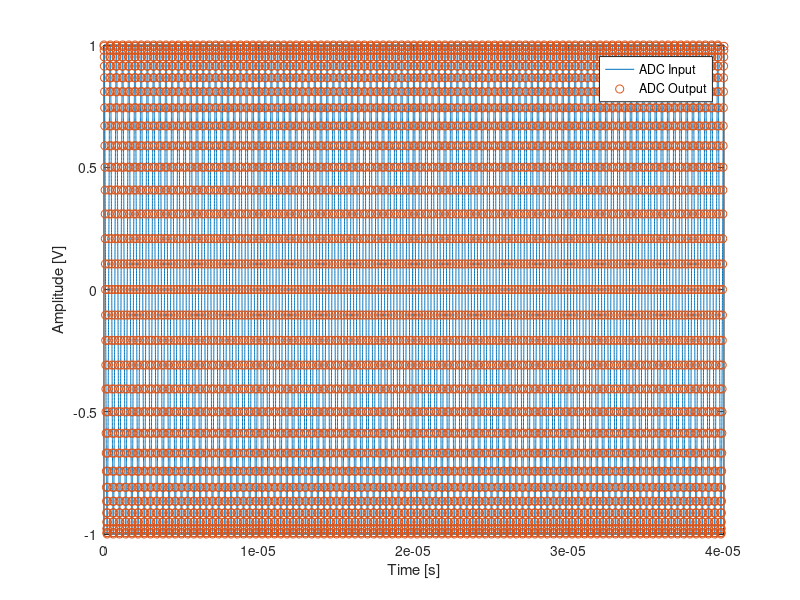
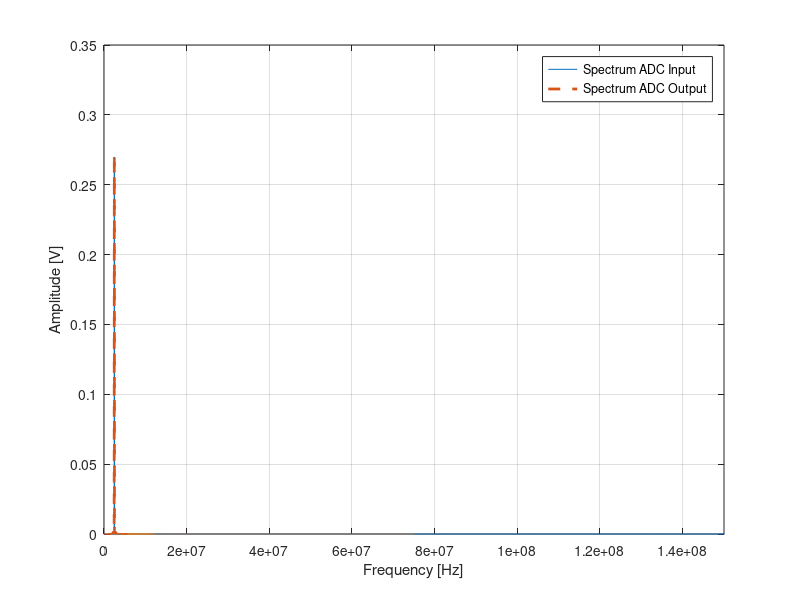

The MATLAB source for these figures, in order:
clear all
close all

%% 
% Se requiere generar una señal "en tiempo continuo" formada por varios
% tonos (cos() o sin()). Luego se requiere muestrear dicha senial con un
% ADC de "resolucion infinita" (i.e., permite tomar las muestras sin
% agregar ruido de cuantizacion). Observar el espectro (usando FFT) a la
% salida del conversor para distinstas frecuencias de tono

fs = 150e6; %[Hz] frecuencia de muestreo del conversor
NOS = 16; % Oversampling factor para emular "tiempo continuo"
fch=NOS*fs; % Frecuencia del dominio de tiempo continuo
Tch=1/fch;
Ts=1/fs;

ejemplo=1;

switch ejemplo
    case 1
        
        % Ejemplo 1
        f0 = 2.5e6; % Frecuencia del tono
        Tend = 100/f0; % Tiempo total de simulacion
        Nend = Tend/Tch;
        tline = (0:Nend-1).*Tch;
        tone0 = cos(2*pi*f0.*tline);
        x_t = tone0;
    case 2
        % Ejemplo 2
        f0 = 15e6; % Frecuencia del tono
        f1 = 30e6; % Frecuencia del tono
        f2 = 100e6; % Frecuencia del tono
        Tend = 100/f0; % Tiempo total de simulacion 
        Nend = Tend/Tch;
        tline = (0:Nend-1).*Tch;
        tone0 =   cos(2*pi*f0.*tline);
        tone1 = 2*cos(2*pi*f1.*tline);
        tone2 = 1.5*cos(2*pi*f2.*tline);
        x_t = tone0+tone1+tone2;
end


%% ADC
x_adc = x_t(1:NOS:end); % Muestreo la senial en TC a la fcrecuencia fs
t_adc = (0:length(x_adc)-1)*Ts; % La base de tiempo es kTs

figure
plot(tline, x_t, '-'); hold all
plot(t_adc, x_adc, 'o');
grid on
xlabel('Time [s]')
ylabel('Amplitude [V]')
legend("ADC Input", "ADC Output")

%%

% Ventaneo para evitar "spectral leakage"
W0 = hamming(length(x_t))';
W1 = hamming(length(x_adc))';
Nx = length(x_t);
NFFT = 256*1024; % Tomo una FFT muy grande para emular una TFTD (i.e., omega continua)
spectrum_tc =         1/Nx * abs(fft(W0.*x_t, NFFT)); % 1/Nx es un factor de escala que sale de calcular la FFT de un tono de duracion finita
spectrum_td = NOS  *  1/Nx * abs(fft(W1.*x_adc, NFFT)); % NOTAR EL FACTOR DE ESCALA NOS (Esto compensa el 1/T en las ecuaciones) 
fvec_tc = (0:NFFT-1)/NFFT*fch; % El vector de frecuencia llega hasta la frecuencia de muestreo de la senial en cuestion
fvec_td = (0:NFFT-1)/NFFT*fs; % El vector de frecuencia llega hasta la frecuencia de muestreo de la senial en cuestion

figure
plot(fvec_tc(1:NFFT/2), spectrum_tc(1:NFFT/2),'-'); % Dibujo las frecuencias positivas solamente
hold all
plot(fvec_td(1:NFFT/2), spectrum_td(1:NFFT/2),'--','LineWidth',2);
grid on
xlabel('Frequency [Hz]')
ylabel('Amplitude [V]')
legend("Spectrum ADC Input", "Spectrum ADC Output")
xlim([0,fs])